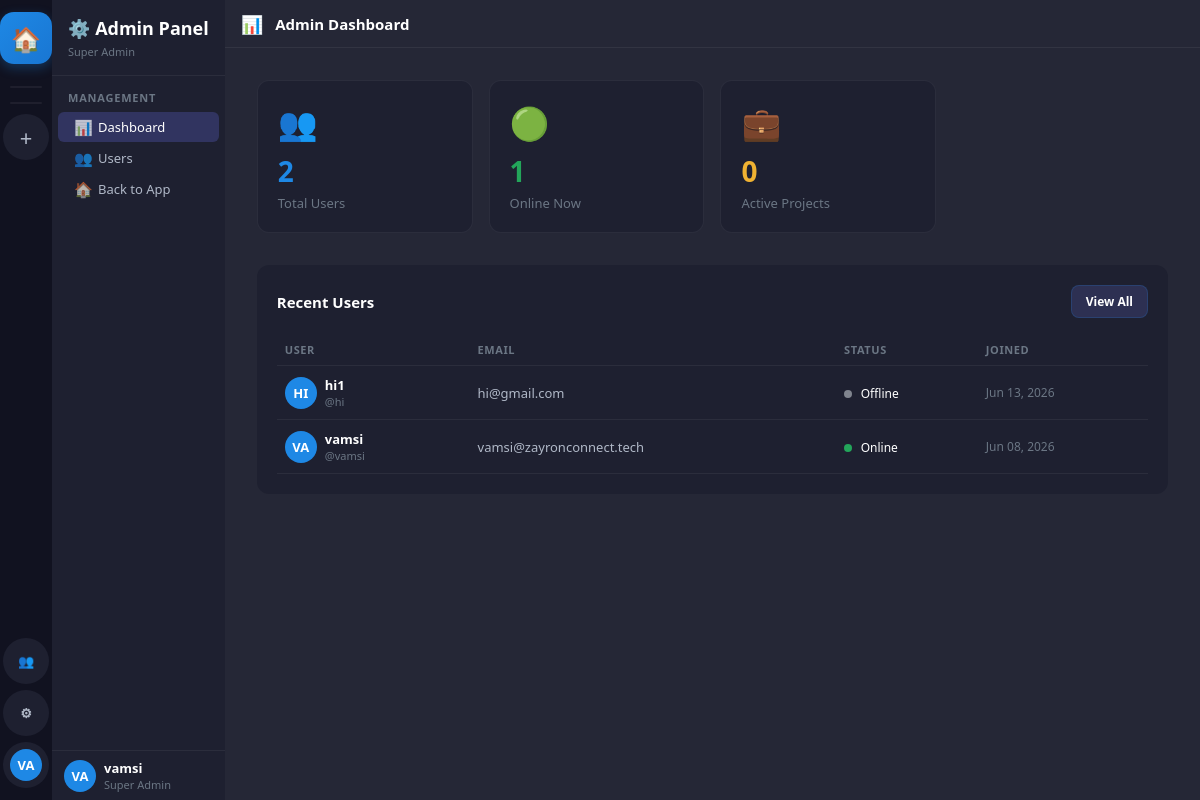
The app's page /admin-panel/ (signed in) with its own data.
### accounts/models.py (models this page shows, shortened)
class User(AbstractUser):
    ROLE_CHOICES = [
        ('super_admin', 'Super Admin'),
        ('hr', 'HR'),
        ('employee', 'Employee'),
    ]
    STATUS_CHOICES = [
        ('online', 'Online'),
        ('offline', 'Offline'),
        ('busy', 'Busy'),
        ('away', 'Away'),
    ]
    display_name = models.CharField(max_length=100, blank=True)
    avatar = models.ImageField(upload_to='avatars/', null=True, blank=True)
    is_super_admin = models.BooleanField(default=False)  # Legacy, kept for compatibility
    role = models.CharField(max_length=20, default='employee', choices=ROLE_CHOICES)
    status = models.CharField(max_length=20, default='offline', choices=STATUS_CHOICES)
    bio = models.TextField(blank=True)
    phone = models.CharField(max_length=20, blank=True)
    created_by = models.ForeignKey('self', on_delete=models.SET_NULL, null=True, blank=True, related_name='created_users')
    can_manage_users = models.BooleanField(default=False)  # Control access to user creation
    can_create_projects = models.BooleanField(default=False)  # Control access to project creation
    must_change_password = models.BooleanField(default=False)  # Force password change on first login
    class Meta:
        db_table = 'zc_users'
    def get_display_name(self):
        return self.display_name or self.get_full_name() or self.username
    def get_status_color(self):
        return {
            'online': '#23a55a',
            'offline': '#80848e',
            'busy': '#f23f43',
            'away': '#f0b232',
        }.get(self.status, '#80848e')
    def get_initials(self):
        name = self.get_display_name()
        parts = name.split()
        if len(parts) >= 2:
            return (parts[0][0] + parts[1][0]).upper()
        return name[:2].upper() if name else 'U'

### accounts/views.py (the view)
# urls.py: path('admin-panel/', views.admin_dashboard, name='admin_dashboard'),
@login_required
def admin_dashboard(request):
    if not (request.user.is_super_admin or request.user.is_staff):
        return redirect('dashboard')
    from workspace.models import Project
    context = {
        'total_users': User.objects.count(),
        'online_users': User.objects.filter(status='online').count(),
        'total_projects': Project.objects.filter(is_active=True).count(),
        'recent_users': User.objects.order_by('-date_joined')[:10],
        'all_projects': request.user.projects.filter(is_active=True),
    }
    return render(request, 'admin_panel/dashboard.html', context)

### templates/admin_panel/dashboard.html (shortened to what this page needs)
{% extends 'base.html' %}
{% block sidebar %}
<nav class="sidebar-channels">
  <div class="sc-header">
    <h2>⚙️ Admin Panel</h2>
    <p style="font-size:11px;color:var(--text-3)">Super Admin</p>
  </div>
  <div class="sc-body">
    <div class="sc-section">
      <div class="sc-section-title">Management</div>
      <a href="/admin-panel/" class="ch-item active">
        <span class="ch-icon">📊</span><span class="ch-name">Dashboard</span>
      </a>
      <a href="/admin-panel/users/" class="ch-item">
        <span class="ch-icon">👥</span><span class="ch-name">Users</span>
      </a>
      <a href="/dashboard/" class="ch-item">
        <span class="ch-icon">🏠</span><span class="ch-name">Back to App</span>
      </a>
    </div>
  </div>
  <div class="sc-userbar">
    <div class="avatar avatar-32" style="background:var(--accent)">{{ user.get_initials }}</div>
    <div style="flex:1;min-width:0"><div class="ub-name">{{ user.get_display_name }}</div><div class="ub-tag">Super Admin</div></div>
  </div>
</nav>
{% endblock %}
{% block content %}
<div class="content-header">
  <span class="ch-icon-lg">📊</span>
  <h3>Admin Dashboard</h3>
</div>
<div class="dashboard-content">
  <div style="display:grid;grid-template-columns:repeat(auto-fill,minmax(200px,1fr));gap:16px;margin-bottom:32px">
    <div style="background:var(--bg-sidebar-r);border-radius:12px;padding:20px;border:1px solid var(--border)">
      <div style="font-size:32px;margin-bottom:8px">👥</div>
      <div style="font-size:28px;font-weight:800;color:var(--accent)">{{ total_users }}</div>
      <div style="font-size:13px;color:var(--text-3);margin-top:4px">Total Users</div>
    </div>
    <div style="background:var(--bg-sidebar-r);border-radius:12px;padding:20px;border:1px solid var(--border)">
      <div style="font-size:32px;margin-bottom:8px">🟢</div>
      <div style="font-size:28px;font-weight:800;color:var(--success)">{{ online_users }}</div>
      <div style="font-size:13px;color:var(--text-3);margin-top:4px">Online Now</div>
    </div>
    <div style="background:var(--bg-sidebar-r);border-radius:12px;padding:20px;border:1px solid var(--border)">
      <div style="font-size:32px;margin-bottom:8px">💼</div>
      <div style="font-size:28px;font-weight:800;color:var(--warn)">{{ total_projects }}</div>
      <div style="font-size:13px;color:var(--text-3);margin-top:4px">Active Projects</div>
    </div>
  </div>
  <div style="background:var(--bg-sidebar-r);border-radius:12px;padding:20px">
    <div style="display:flex;align-items:center;justify-content:space-between;margin-bottom:16px">
      <h3 style="font-size:15px;font-weight:700">Recent Users</h3>
      <a href="/admin-panel/users/" class="btn btn-secondary btn-sm">View All</a>
    </div>
    <table style="width:100%;border-collapse:collapse">
      <thead>
        <tr style="border-bottom:1px solid var(--border)">
          <th style="text-align:left;padding:8px;font-size:11px;color:var(--text-3);text-transform:uppercase;letter-spacing:.6px">User</th>
          <th style="text-align:left;padding:8px;font-size:11px;color:var(--text-3);text-transform:uppercase;letter-spacing:.6px">Email</th>
          <th style="text-align:left;padding:8px;font-size:11px;color:var(--text-3);text-transform:uppercase;letter-spacing:.6px">Status</th>
          <th style="text-align:left;padding:8px;font-size:11px;color:var(--text-3);text-transform:uppercase;letter-spacing:.6px">Joined</th>
        </tr>
      </thead>
      <tbody>
        {% for u in recent_users %}
        <tr style="border-bottom:1px solid var(--border)">
          <td style="padding:10px 8px">
            <div style="display:flex;align-items:center;gap:8px">
              <div class="avatar avatar-32" style="background:var(--accent)">{{ u.get_initials }}</div>
              <div>
                <div style="font-size:13px;font-weight:600">{{ u.get_display_name }}</div>
                <div style="font-size:11px;color:var(--text-3)">@{{ u.username }}</div>
              </div>
            </div>
          </td>
          <td style="padding:10px 8px;font-size:13px;color:var(--text-2)">{{ u.email }}</td>
          <td style="padding:10px 8px">
            <span style="width:8px;height:8px;border-radius:50%;background:{{ u.get_status_color }};display:inline-block;margin-right:5px"></span>
            <span style="font-size:12px">{{ u.get_status_display }}</span>
          </td>
          <td style="padding:10px 8px;font-size:12px;color:var(--text-3)">{{ u.date_joined|date:"M d, Y" }}</td>
        </tr>
        {% endfor %}
      </tbody>
    </table>
  </div>
</div>
{% endblock %}

### templates/base.html (shortened to what this page needs)
<!DOCTYPE html>
<html lang="en">
<head>
<link rel="stylesheet" href="/static/css/main.css">
</head>
<body>
<div class="app-shell">
  <nav class="sidebar-projects" id="sidebar-projects">
    <a href="/dashboard/" class="sp-btn sp-logo" title="Home" onclick="location.reload(); return true">🏠</a>
    <div class="sp-divider"></div>
    <div class="sp-divider"></div>
    {% if user.role == 'super_admin' or user.role == 'hr' or user.can_create_projects %}
    <a href="/project/create/" class="sp-btn" title="New Project">
      <span style="font-size:22px;font-weight:300">+</span>
    </a>
    {% endif %}
    {% if user.role == 'super_admin' or user.role == 'hr' or user.can_manage_users %}
    <a href="{% url 'user_management_unified' %}" class="sp-btn" title="User Management">
      👥
    </a>
    {% endif %}
    {% if user.is_super_admin or user.is_staff %}
    <a href="/admin-panel/" class="sp-btn" title="Admin Panel">
      ⚙
    </a>
    {% endif %}
    <a href="/profile/" class="sp-btn" title="Profile">
      <div class="avatar avatar-32" style="background:var(--accent)">{{ user.get_initials }}</div>
    </a>
  </nav>
  {% block sidebar %}{% endblock %}
  <main class="main-content" id="main-content">
    {% block content %}{% endblock %}
  </main>
</div>
</body>
</html>

### records on screen
User: get_initials "VA", get_display_name "vamsi", username "vamsi", email "vamsi@zayronconnect.tech", status "Online", date_joined "Jun 08, 2026"
User: get_initials "HI", get_display_name "hi1", username "hi", email "hi@gmail.com", status "Offline", date_joined "Jun 13, 2026"

### other values on screen
{{ total_users }} "2"
{{ online_users }} "1"
{{ total_projects }} "0"
